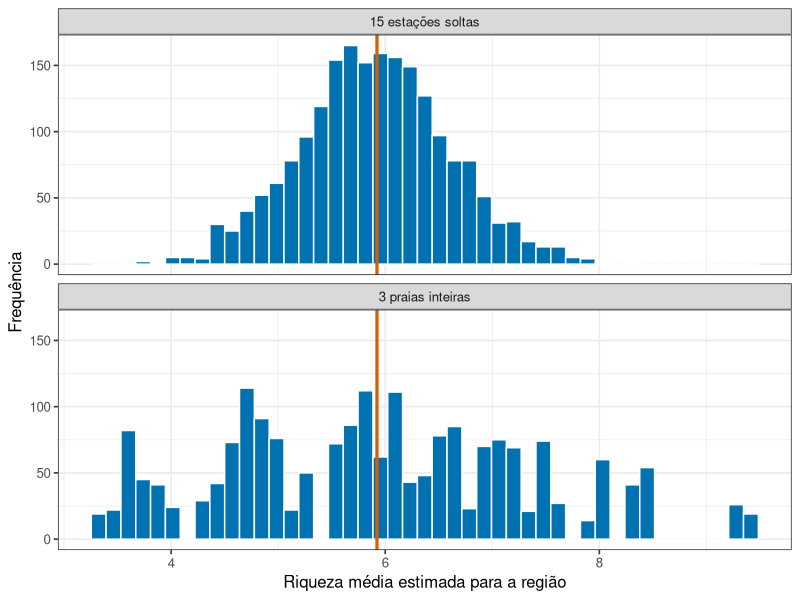

The R script that drew this image:
## ---- chunk 1
#| include: false
library(tidyverse)
theme_set(theme_bw(base_size = 12))
## ---- chunk 2
#| echo: false
#| label: fig-populacao-estrategias
#| fig-cap: "Estimativas da riqueza média da região obtidas por duas estratégias de amostragem, ambas com 15 estações. A linha marca a riqueza média real da região."
#| fig-alt: "Dois histogramas empilhados na mesma escala. O das estações soltas é estreito e concentrado em torno da linha do valor real. O das praias inteiras é muito mais largo, com estimativas que vão de valores baixos a valores altos."
#| fig-height: 4

praias <- tibble(
  praia = 1:9,
  media_praia = c(11, 10, 4, 3, 6, 3, 4, 4, 6)
)

regiao <- praias |>
  slice(rep(1:9, each = 5)) |>
  mutate(riqueza = pmax(0, rnorm(45, mean = media_praia, sd = 1.5)))

media_regiao <- mean(regiao$riqueza)

estimativas <- bind_rows(
  tibble(
    estrategia = "15 estações soltas",
    media = replicate(2000, mean(sample(regiao$riqueza, size = 15)))
  ),
  tibble(
    estrategia = "3 praias inteiras",
    media = replicate(2000, {
      sorteadas <- sample(1:9, size = 3)
      mean(regiao$riqueza[regiao$praia %in% sorteadas])
    })
  )
) |>
  mutate(estrategia = fct_relevel(estrategia, "15 estações soltas"))

ggplot(estimativas, aes(x = media)) +
  geom_histogram(bins = 45, fill = "#0072B2", colour = "white") +
  geom_vline(xintercept = media_regiao, colour = "#D55E00", linewidth = 1.1) +
  facet_wrap(~ estrategia, ncol = 1) +
  labs(x = "Riqueza média estimada para a região", y = "Frequência")
## ---- chunk 3
#| echo: false
espalhamento <- estimativas |>
  group_by(estrategia) |>
  summarise(desvio = sd(media))

sd_soltas <- formatC(espalhamento$desvio[1], format = "f", digits = 2, decimal.mark = ",")
sd_praias <- formatC(espalhamento$desvio[2], format = "f", digits = 2, decimal.mark = ",")
